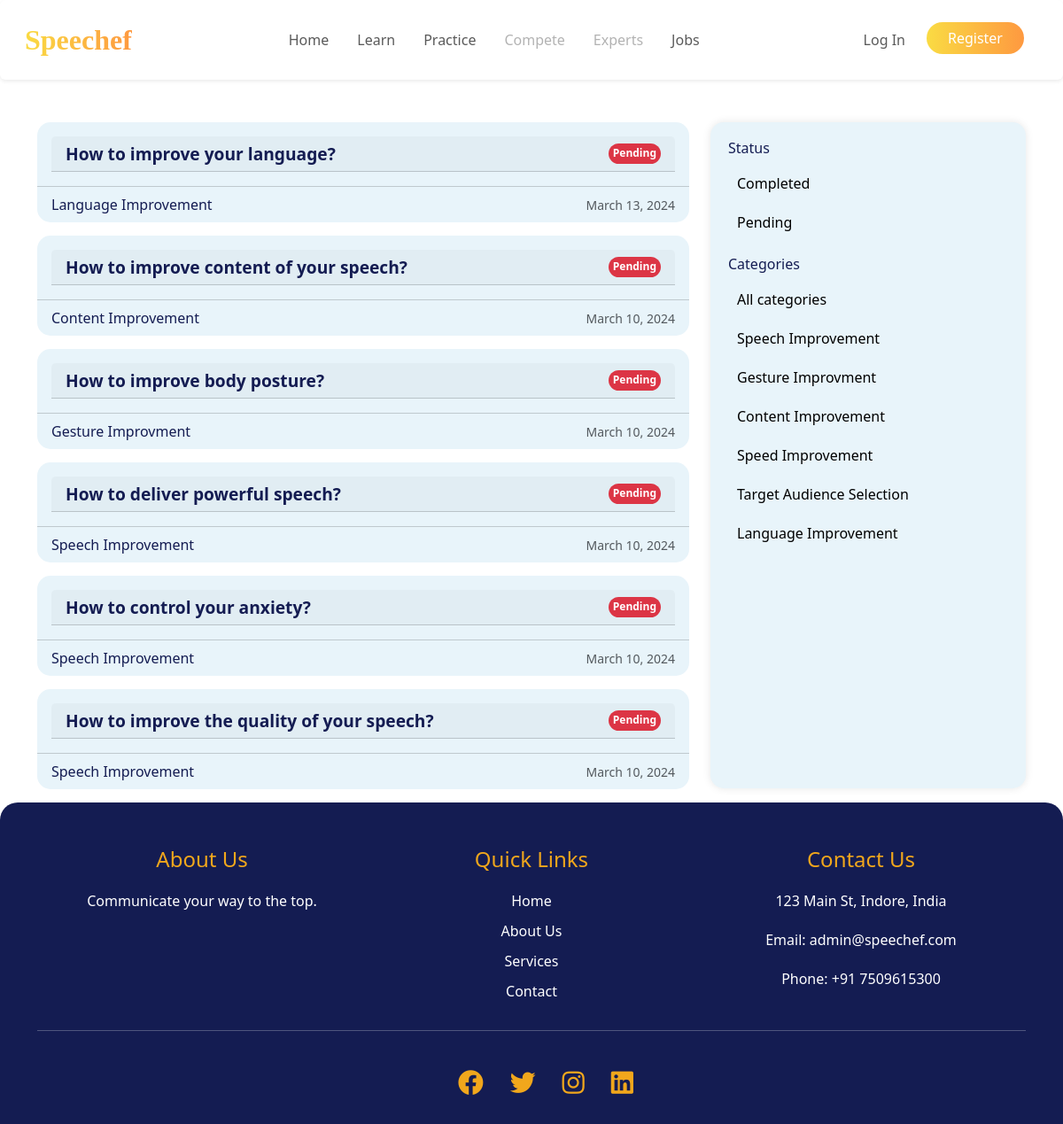
The page /learn/ on the database its author committed.
### learn/models.py (models this page shows, shortened)
class Post(models.Model):
    title = models.CharField(max_length=255)
    body = models.TextField()
    created_on = models.DateTimeField(auto_now_add=True)
    last_modified = models.DateTimeField(auto_now=True)
    categories = models.ManyToManyField("Category", related_name="posts")

class Category(models.Model):
    name = models.CharField(max_length=30)
    class Meta:
        verbose_name_plural = "Categories"

### learn/views.py (the view)
# urls.py: path("", views.learn_index, name="learn_index"),
def learn_index(request):
    posts = Post.objects.all().order_by("-created_on")
    all_categories = Category.objects.all()  # Retrieve all categories
    context = {
        "posts": posts,
        "all_categories": all_categories
    }
    return render(request, "learn/index.html", context)

### learn/templates/learn/index.html (shortened to what this page needs)
{% extends "base.html" %}
{% load static %}
{% block page_head %}
<link rel="stylesheet" href="{% static 'learn_index.css' %}"/>
{% endblock page_head %}
{% block page_content %}
  {% block posts %}
  <div class="container">
    <div class="row">
      <div class="col-md-8">
        <div class="row">
          {% for post in posts %}
            <div class="col-md-12">
              <div class="card learn-card">
                <div class="card-body">
                  <div class="card-header">
                    <h6 class="card-title">
                      <a href="{% url 'learn_detail' post.pk %}">{{ post.title }}</a>
                    </h6>
                    <span class="badge badge-status {{ post.completed|yesno:'completed,pending' }}">{{ post.completed|yesno:"Completed,Pending" }}</span>
                  </div>
                </div>
                <div class="card-footer">
                  {% for category in post.categories.all %}
                    <span class="text-muted"><a href="{% url 'learn_category' category.name %}">{{ category.name }}</a></span>
                    <small class="text-muted">{{ post.created_on.date }}</small>
                  {% endfor %}
                </div>
              </div>
            </div>
          {% endfor %}
        </div>
      </div>
      <div class="col-md-4 pb-3">
        <div class="sidebar">
          <ul class="list-unstyled">
              <h6> Status </h6>
              <li><a href="{% url 'learn_category' 'Completed' %}">Completed</a></li>
              <li><a href="{% url 'learn_category' 'Pending' %}">Pending</a></li>
          </ul>
          <ul class="list-unstyled">
            <h6> Categories </h6>
            <li><a href="{% url 'learn_index' %}">All categories</a></li>
            {% for category in all_categories %}
              <li><a href="{% url 'learn_category' category.name %}">{{ category.name }}</a>
              </li>
            {% endfor %}
          </ul>
        </div>
      </div>
    </div>
  </div>
  {% endblock posts %}
{% endblock page_content %}

### static/learn_index.css (style rules this page uses)
.card { border-radius: 15px; margin: 0 0 15px 0; flex: 1 1 auto; overflow: auto; border: none; background-color: #e8f4fa; transition: transform 0.3s, box-shadow 0.3s, background 0.3s; display: flex; flex-direction: column; }
.card-body { overflow: hidden; border-radius: 15px 15px 0 0; display: flex; justify-content: space-between; align-items: center; }
.card-title { text-decoration: none; color: #141c52; font-size: 1.2rem; font-weight: 600; margin: 0; }
.card-header { display: flex; justify-content: space-between; width: 100%; border-color: none; }
.card-footer { background: transparent; display: flex; justify-content: space-between; align-items: center; }
a { text-decoration: none; color: #141c52; }
.sidebar { background-color: #e8f4fa; border-radius: 15px; padding: 20px; height: 100%; position: sticky; width: 100%; color: #141c52; box-shadow: 0 0 10px rgba(0, 0, 0, 0.1); }
.sidebar a { color: #000; text-decoration: none; }
.sidebar ul { list-style-type: none; padding: 0; }
.list-unstyled li { padding: 10px; transition: transform 0.3s, box-shadow 0.3s; }
.badge { background-color: #141c52; color: #fff; border-radius: 20px; padding: 5px; margin-left: auto; }
.badge-status { background-color: #28a745; color: #fff; border-radius: 20px; padding: 5px; }
.badge-status.pending { background-color: #dc3545; color: #fff; border-radius: 20px; padding: 5px; }

### rows shown on the page
Post: title "How to improve your language?", completed "Pending", created_on "March 13, 2024"
Category: name "Language Improvement"
Post: title "How to improve content of your speech?", completed "Pending", created_on "March 10, 2024"
Category: name "Content Improvement"
Post: title "How to improve body posture?", completed "Pending", created_on "March 10, 2024"
Category: name "Gesture Improvment"
Post: title "How to deliver powerful speech?", completed "Pending", created_on "March 10, 2024"
Category: name "Speech Improvement"
Post: title "How to control your anxiety?", completed "Pending", created_on "March 10, 2024"
Post: title "How to improve the quality of your speech?", completed "Pending", created_on "March 10, 2024"
Category: name "Speed Improvement"
Category: name "Target Audience Selection"
